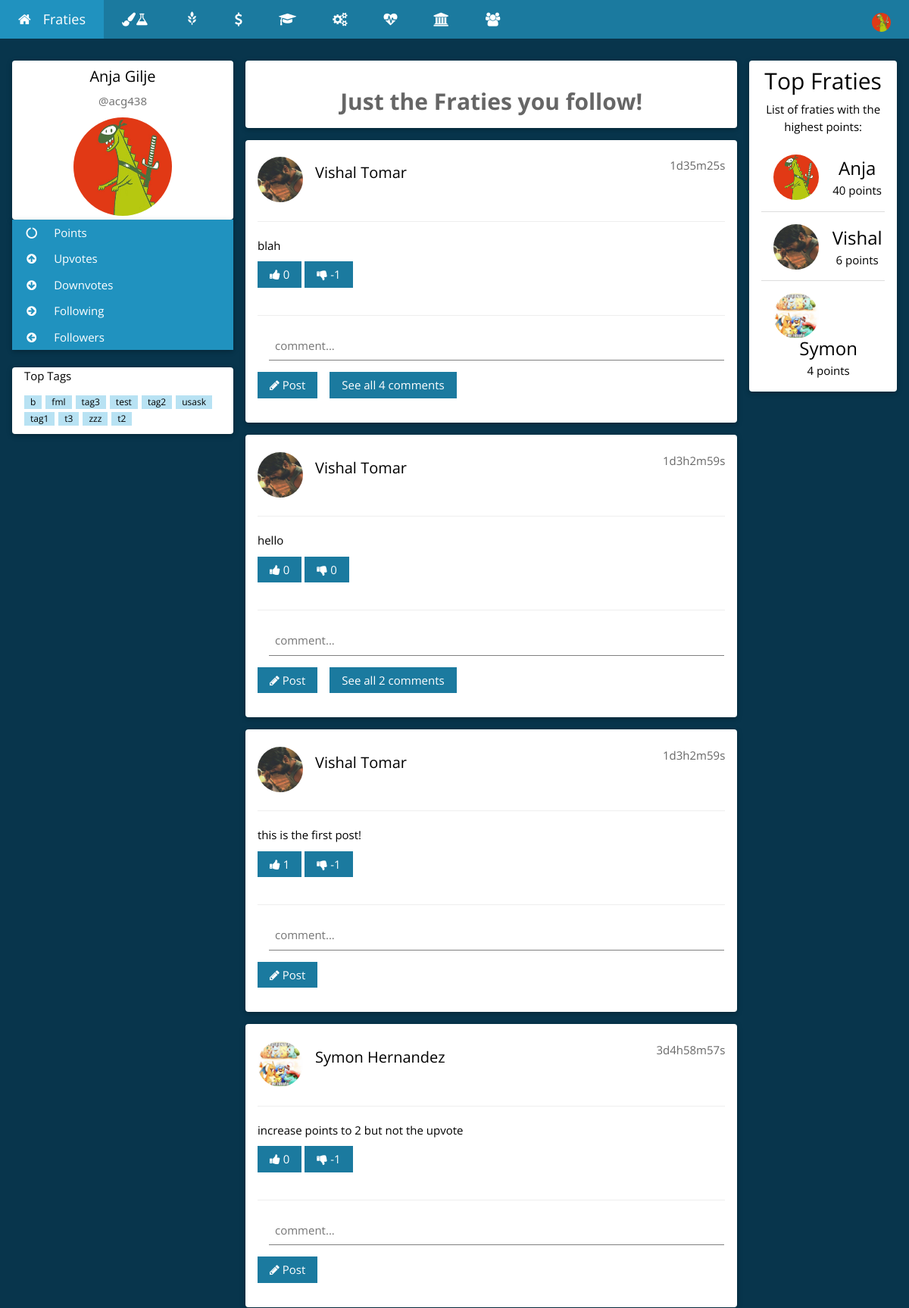
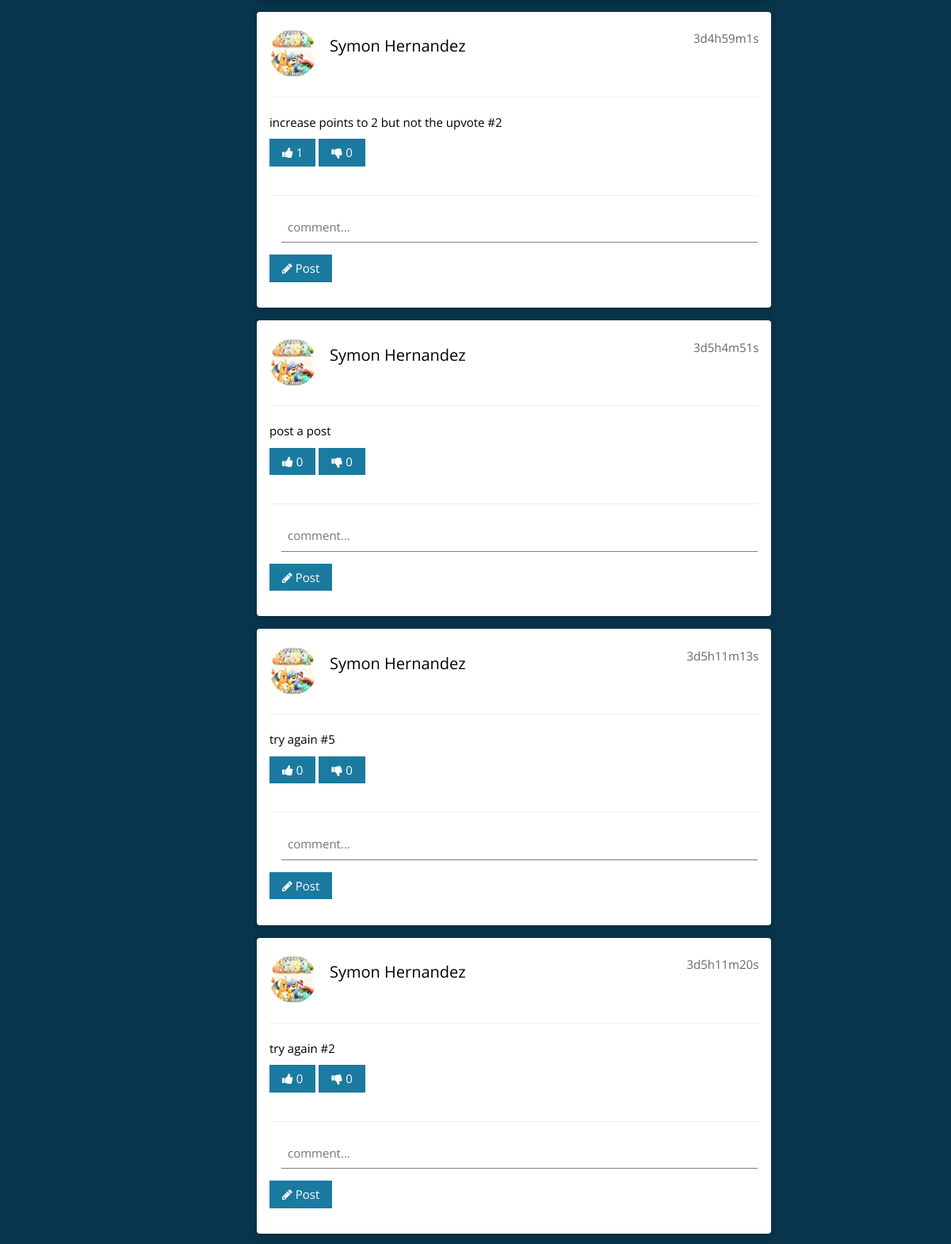
Screenshot of /following.php (signed in, upper part) with the database file from the repository (2 pictures, top to bottom).
### tables this page shows
CREATE TABLE `users` (
  `userID` int(254) UNSIGNED NOT NULL,
  `userNSID` varchar(100) NOT NULL,
  `userPassword` varchar(100) NOT NULL,
  `userFirstName` varchar(500) NOT NULL,
  `userLastName` varchar(500) NOT NULL,
  `userCollege` varchar(500) NOT NULL,
  `userImagePath` varchar(1000) NOT NULL,
  `userPoints` int(254) NOT NULL DEFAULT '0',
  `userUpvotes` int(254) NOT NULL DEFAULT '0',
  `userDownvotes` int(254) NOT NULL DEFAULT '0',
  `userActive` tinyint(1) NOT NULL DEFAULT '0',
  `userFollowers` int(254) NOT NULL DEFAULT '0',
  `userFollowing` int(254) UNSIGNED NOT NULL DEFAULT '0'
);

CREATE TABLE `posts` (
  `postID` int(254) UNSIGNED NOT NULL,
  `userNSID` varchar(100) NOT NULL,
  `userCollege` varchar(500) NOT NULL,
  `postText` varchar(150) NOT NULL,
  `postUpVotes` int(254) NOT NULL DEFAULT '0',
  `postDownVotes` int(254) NOT NULL DEFAULT '0',
  `postComments` int(254) NOT NULL DEFAULT '0',
  `postTime` timestamp NOT NULL DEFAULT CURRENT_TIMESTAMP ON UPDATE CURRENT_TIMESTAMP
);

### Login/Controller/userClass.php (called while the page is built, shortened)
<?php
    function getUserActiveStatus($nsid){
        $connection = connect();
        $nsid = mysqli_real_escape_string($connection, $nsid);
        $query = "SELECT * ";
        $query .= "FROM `users` ";
        $query .= "WHERE `userNSID` = '$nsid' ";
        $result = mysqli_query($connection, $query);
        if (mysqli_num_rows($result) == 1) {
            while($row = mysqli_fetch_assoc($result)) {
                return $row["userActive"];
            }
        }
    }
    function displayUserDB(){
        $connection = connect();
        $query = "SELECT * ";
        $query .= "FROM `users` ";
        $query .= "ORDER BY userPoints DESC LIMIT 10";
        $result = mysqli_query($connection, $query);
        if (mysqli_num_rows($result) > 0) {
            return $result;
        } else {
            return false;
        }
    }
    function getFirstName($nsid){
        $connection = connect();
        $nsid = mysqli_real_escape_string($connection, $nsid);
        $query = "SELECT * ";
        $query .= "FROM `users` ";
        $query .= "WHERE `userNSID` = '$nsid' ";
        $result = mysqli_query($connection, $query);
        if (mysqli_num_rows($result) == 1) {
            while($row = mysqli_fetch_assoc($result)) {
                return $row["userFirstName"];
            }
        } else if(mysqli_num_rows($result) > 1){
            return false;
        } else {
            return false;
        }
    }
    function getLastName($nsid){
        $connection = connect();
        $nsid = mysqli_real_escape_string($connection, $nsid);
        $query = "SELECT * ";
        $query .= "FROM `users` ";
        $query .= "WHERE `userNSID` = '$nsid' ";
        $result = mysqli_query($connection, $query);
        if (mysqli_num_rows($result) == 1) {
            while($row = mysqli_fetch_assoc($result)) {
                return $row["userLastName"];
            }
        } else if(mysqli_num_rows($result) > 1){
            return false;
        } else {
            return false;
        }
    }
    function getImagePath($nsid){
        $connection = connect();
        $nsid = mysqli_real_escape_string($connection, $nsid);
        $query = "SELECT * ";
        $query .= "FROM `users` ";
        $query .= "WHERE `userNSID` = '$nsid' ";
        $result = mysqli_query($connection, $query);
        if (mysqli_num_rows($result) == 1) {
            while($row = mysqli_fetch_assoc($result)) {
                return $row["userImagePath"];
            }
        } else if(mysqli_num_rows($result) > 1){
            return false;
        } else {
            return false;
        }
    }
?>

### Post/Controller/postClass.php (called while the page is built, shortened)
<?php
    function displayPostsOfFollowing($nsid){
        $connection = connect();
        $query = "SELECT p.userNSID, p.userCollege, p.postText, p.postUpVotes, p.postDownVotes, p.postComments, p.postTime FROM `posts` AS p JOIN `followers` AS f ON p.userNSID = f.followingNSID WHERE f.userNSID = '$nsid' ORDER BY `postTime` DESC";
        $result = mysqli_query($connection, $query);
        if (mysqli_num_rows($result) > 0) {
            return $result;
        } else {
            return false;
        }
}
    function secondsToString($secs){
    $bit = array(
        'y' => $secs / 31556926 % 12,
        'w' => $secs / 604800 % 52,
        'd' => $secs / 86400 % 7,
        'h' => $secs / 3600 % 24,
        'm' => $secs / 60 % 60,
        's' => $secs % 60
        );
    foreach($bit as $k => $v)
        if($v > 0)$ret[] = $v . $k;
    return join('', $ret);
}
?>

### following.php (the view, shortened to what this page needs)
<?php
    require_once 'header.php';
?>
<div class="w3-container w3-content" style="max-width:1400px;margin-top:80px">
  <div class="w3-row">
    <div class="w3-col m3">
      <div class="w3-card-2 w3-round w3-white">
        <div class="w3-container">
         <h4 class="w3-center"><?php echo $FirstName." ".$LastName; ?></h4>
         <p class="w3-center w3-text-grey w3-slim">@<?php echo $NSID; ?></p>
         <p class="w3-center"><img src='<?php echo $ImagePath; ?>' class="w3-circle" style="height:130px;width:130px" alt="Avatar"></p>
        </div>
      </div>
      <div class="w3-card-2 w3-round">
        <div class="w3-accordion w3-white">
          <button title="Your total points" onclick="myFunction('Demo1')" class="w3-btn-block w3-theme-d4 w3-left-align"><i class="fa fa-circle-o-notch fa-fw w3-margin-right"></i> Points</button>
          <button title="Upvotes recieved" onclick="myFunction('Demo2')" class="w3-btn-block w3-theme-d4 w3-left-align"><i class="fa fa-arrow-circle-up  fa-fw w3-margin-right"></i> Upvotes</button>
          <button title="Downvotes recieved" onclick="myFunction('Demo3')" class="w3-btn-block w3-theme-d4 w3-left-align"><i class="fa fa-arrow-circle-down  fa-fw w3-margin-right"></i> Downvotes</button>
         <button title="Following recieved" onclick="myFunction('Demo5')" class="w3-btn-block w3-theme-d4 w3-left-align"><i class="fa fa-arrow-circle-right fa-fw w3-margin-right"></i> Following</button>
          <button title="Followers recieved" onclick="myFunction('Demo6')" class="w3-btn-block w3-theme-d4 w3-left-align"><i class="fa fa-arrow-circle-left fa-fw w3-margin-right"></i> Followers</button>
        </div>
      </div>
      <br>
      <div class="w3-card-2 w3-round w3-white w3-hide-small">
        <div class="w3-container">
          <p>Top Tags</p>
          <p>
            <?php echo getTopTags(); ?>
          </p>
        </div>
      </div>
      <br>
    </div>
    <div class="w3-col m7">
      <div class="w3-row-padding">
        <div class="w3-col m12">
          <div class="w3-card-2 w3-round w3-white">
            <div class="w3-container w3-center w3-padding"><br>
            <label class="w3-opacity" style="font-size: 2em;">Just the Fraties you follow!</label>
            </div>
          </div>
        </div>
      </div>
<?php
$result = displayPostsOfFollowing($NSID);
while($row = mysqli_fetch_assoc($result)) {
    $postID = $row["postID"];
    $postNsid = $row["userNSID"];
    $postText = $row["postText"];
    $postUpVotes = " ".$row["postUpVotes"];
    $postDownVotes = " ".$row["postDownVotes"];
    $postCommentCount = " ".$row["postComments"];
    $nowtime = date(time());
    $postTime = strtotime($row["postTime"]);
        echo "<div class='w3-container w3-card-2 w3-white w3-round w3-margin'><br>";
        echo "<img src='".getImagePath($postNsid)."' alt='Avatar' class='w3-left w3-circle w3-margin-right' style='width:60px; height:60px;'>";
        echo "<span class='w3-right w3-opacity'>".secondsToString($nowtime-$postTime)."</span>";
        echo "<h4>";
            echo "<a href=profile.php?nsid=".$postNsid.">".getFirstName($postNsid)." ".getLastName($postNsid)."</a>".getUserTag($postID);
        echo "</h4><br>";
          echo getTags($postID);
        echo "<hr class='w3-clear'>";
        echo "<p>";
            echo $postText;
        echo "</p>";
            echo "<button type='submit' onclick='upVote(this)' value='".$postID."' class='upvote w3-btn w3-theme-d5 w3-margin-bottom'><i class='fa fa-thumbs-up'></i><span id='up".$postID."'>".$postUpVotes."</span></button> ";
            echo "<button type='submit' onclick='downVote(this)' value='".$postID."' class='downvote w3-btn w3-theme-d5 w3-margin-bottom'><i class='fa fa-thumbs-down'></i><span id='down".$postID."'>".$postDownVotes."</span></button> ";
            echo "<hr class='w3-clear'>";
            echo "<div class='w3-margin-right'><input id='comment".$postID."' placeholder='comment...' class='w3-input' name='comment' type='text' required></div>";
            echo "<button type='submit' onclick='comment(this)' value='".$postID."' class='w3-btn w3-theme-d5 w3-margin-bottom'><i class='fa fa-pencil'></i> Post</button>";
              echo "<button id='count".$postID."' onclick='commentList(this)' value='".$postID."' class='w3-btn w3-theme-d5 w3-margin-bottom w3-margin-left'".(($postCommentCount==0)?'style="display:none;"':'')."'>See all ".$postCommentCount." comments</button>";
        echo "</div>";
}
?>
    </div>
<?php
    require_once 'leaderboards.php';
?>

### header.php (shortened to what this page needs)
<?php
    require_once 'Login/Controller/userClass.php';
    require_once 'Post/Controller/postClass.php';
    require_once 'Post/Controller/postTag.php';
    $NSID = $_SESSION["userNSID"];
    if(getUserActiveStatus($NSID)==1){
        $FirstName = getFirstName($NSID);
        $LastName = getLastName($NSID);
        $ImagePath = getImagePath($NSID);
    } else {
        header('Location: index.php');
        exit;
    }
?>
<!DOCTYPE html>
<html>
<head>
   <link rel="stylesheet" href="https://maxcdn.bootstrapcdn.com/bootstrap/3.3.7/css/bootstrap.min.css">
    <link rel="stylesheet" href="CSS/homeTheme.css">
    <link rel="stylesheet" href="https://cdnjs.cloudflare.com/ajax/libs/font-awesome/4.6.3/css/font-awesome.min.css">
</head>
<body class="w3-theme-l5">
<div class="w3-top">
 <ul class="w3-navbar w3-theme-d5 w3-left-align w3-large">
  <li><a href="home.php" title="Go home!" class="w3-padding-large w3-theme-d4"><i class="fa fa-home w3-margin-right"></i>Fraties</a></li>
  <li class="w3-hide-small"><a href="home.php?college=Arts And Science" class="w3-padding-large w3-hover-white" title="Arts & Science"><i class="fa fa-paint-brush"></i><i class="fa fa-flask"></i></a></li>
  <li class="w3-hide-small"><a href="home.php?college=Agriculture and Bioresources" class="w3-padding-large w3-hover-white" title="Agriculture and Bioresources"><i class="glyphicon glyphicon-grain"></i></a></li>
<li class="w3-hide-small"><a href="home.php?college=Edwards%20School%20of%20Business" class="w3-padding-large w3-hover-white" title="Edwards School of Business"><i class="fa fa-usd"></i></a></li>
<li class="w3-hide-small"><a href="home.php?college=Education" class="w3-padding-large w3-hover-white" title="Education"><i class="fa fa-graduation-cap"></i></a></li>
<li class="w3-hide-small"><a href="home.php?college=Engineering" class="w3-padding-large w3-hover-white" title="Engineering"><i class="fa fa-cogs"></i></a></li>
<li class="w3-hide-small"><a href="home.php?college=Kinesiology" class="w3-padding-large w3-hover-white" title="Kinesiology"><i class="fa fa-heartbeat"></i></a></li>
<li class="w3-hide-small"><a href="home.php?college=St. Thomas More" class="w3-padding-large w3-hover-white" title="St. Thomas More"><i class="fa fa-university"></i></a></li>
<li class="w3-hide-small"><a href="following.php" class="w3-padding-large w3-hover-white" title="Users you follow"><i class="fa fa-users"></i></a></li>
  <li class="w3-dropdown-hover w3-hide-small w3-right">
      <div class="w3-padding-large w3-hover-white" title="My Account">
          <img src='<?php echo $ImagePath; ?>' class="w3-circle" style="height:25px;width:25px" alt="Avatar">
      </div>
  </li>
 </ul>
</div>

### leaderboards.php (shortened to what this page needs)
    <div class="w3-col m2">
      <div class="w3-card-2 w3-round w3-white w3-center">
        <div class="w3-container">
          <h2>Top Fraties</h2>
          <p>List of fraties with the highest points:</p>
          <ul class="w3-ul">
<?php
$leaders = displayUserDB();
while($row = mysqli_fetch_assoc($leaders)) {
    $imagePath = $row["userImagePath"];
    $points = $row["userPoints"];
    $name = $row["userFirstName"];
    $nsid = $row["userNSID"];
    if(getUserActiveStatus($nsid)){
        echo "<li class='w3-padding-16'>";
          echo "<img src='{$imagePath}' class='w3-left w3-circle w3-margin-right' style='width:60px; height:60px;'>";
          echo "<span class='w3-xlarge'><a href='profile.php?nsid={$nsid}'>{$name}</a></span><br>";
          echo "<span>{$points} points</span>";
        echo "</li>";
    }
}
?>
          </ul>
        </div>
      </div>
      <br>
    </div>
  </div>
</div>
<br>
</body>
</html>

### header.php (style rules this page uses)
html,body,h1,h2,h3,h4,h5 { font-family: "Open Sans", sans-serif }

### rows the page displays
users: userImagePath (picture), userFirstName "Anja", userLastName "Gilje", userPoints "40"
posts: userNSID.userImagePath (picture), secondsToString($nowtime-$postTime) "1d35m25s", userNSID.userFirstName "Vishal", userNSID.userLastName "Tomar", postText "blah", postUpVotes "0", postDownVotes "-1", postComments "4"
posts: userNSID.userImagePath (picture), secondsToString($nowtime-$postTime) "1d3h2m59s", userNSID.userFirstName "Vishal", userNSID.userLastName "Tomar", postText "hello", postUpVotes "0", postDownVotes "0", postComments "2"
posts: userNSID.userImagePath (picture), secondsToString($nowtime-$postTime) "1d3h2m59s", userNSID.userFirstName "Vishal", userNSID.userLastName "Tomar", postText "this is the first post!", postUpVotes "1", postDownVotes "-1"
posts: userNSID.userImagePath (picture), secondsToString($nowtime-$postTime) "3d4h58m57s", userNSID.userFirstName "Symon", userNSID.userLastName "Hernandez", postText "increase points to 2 but not the upvote", postUpVotes "0", postDownVotes "-1"
posts: userNSID.userImagePath (picture), secondsToString($nowtime-$postTime) "3d4h59m1s", userNSID.userFirstName "Symon", userNSID.userLastName "Hernandez", postText "increase points to 2 but not the upvote #2", postUpVotes "1", postDownVotes "0"
posts: userNSID.userImagePath (picture), secondsToString($nowtime-$postTime) "3d5h4m51s", userNSID.userFirstName "Symon", userNSID.userLastName "Hernandez", postText "post a post", postUpVotes "0", postDownVotes "0"
posts: userNSID.userImagePath (picture), secondsToString($nowtime-$postTime) "3d5h11m13s", userNSID.userFirstName "Symon", userNSID.userLastName "Hernandez", postText "try again #5", postUpVotes "0", postDownVotes "0"
posts: userNSID.userImagePath (picture), secondsToString($nowtime-$postTime) "3d5h11m20s", userNSID.userFirstName "Symon", userNSID.userLastName "Hernandez", postText "try again #2", postUpVotes "0", postDownVotes "0"
users: userImagePath (picture), userFirstName "Vishal", userPoints "6"
users: userImagePath (picture), userFirstName "Symon", userPoints "4"

### other values shown
$NSID "acg438"
$row["tagText"] "b"
$row["tagText"] "fml"
$row["tagText"] "tag3"
$row["tagText"] "test"
$row["tagText"] "tag2"
$row["tagText"] "usask"
$row["tagText"] "tag1"
$row["tagText"] "t3"
$row["tagText"] "zzz"
$row["tagText"] "t2"
